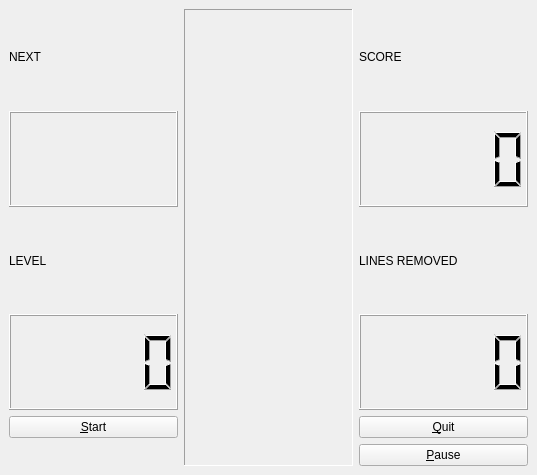
<?xml version="1.0" encoding="UTF-8"?>
<ui version="4.0">
 <class>TetrixWindow</class>
 <widget class="QWidget" name="TetrixWindow">
  <property name="geometry">
   <rect>
    <x>0</x>
    <y>0</y>
    <width>537</width>
    <height>475</height>
   </rect>
  </property>
  <property name="windowTitle">
   <string>Tetrix</string>
  </property>
  <layout class="QVBoxLayout">
   <property name="spacing">
    <number>6</number>
   </property>
   <property name="margin" stdset="0">
    <number>9</number>
   </property>
   <item>
    <layout class="QGridLayout">
     <property name="margin" stdset="0">
      <number>0</number>
     </property>
     <property name="spacing">
      <number>6</number>
     </property>
     <item row="4" column="0">
      <widget class="QPushButton" name="startButton">
       <property name="focusPolicy">
        <enum>BobUI::FocusPolicy::NoFocus</enum>
       </property>
       <property name="text">
        <string>&amp;Start</string>
       </property>
      </widget>
     </item>
     <item row="3" column="2">
      <widget class="QLCDNumber" name="linesLcd">
       <property name="segmentStyle">
        <enum>QLCDNumber::SegmentStyle::Filled</enum>
       </property>
      </widget>
     </item>
     <item row="2" column="2">
      <widget class="QLabel" name="linesRemovedLabel">
       <property name="text">
        <string>LINES REMOVED</string>
       </property>
       <property name="alignment">
        <set>BobUI::AlignmentFlag::AlignBottom|BobUI::AlignmentFlag::AlignHCenter</set>
       </property>
      </widget>
     </item>
     <item row="5" column="2">
      <widget class="QPushButton" name="pauseButton">
       <property name="focusPolicy">
        <enum>BobUI::FocusPolicy::NoFocus</enum>
       </property>
       <property name="text">
        <string>&amp;Pause</string>
       </property>
      </widget>
     </item>
     <item row="1" column="2">
      <widget class="QLCDNumber" name="scoreLcd">
       <property name="segmentStyle">
        <enum>QLCDNumber::SegmentStyle::Filled</enum>
       </property>
      </widget>
     </item>
     <item row="0" column="1" rowspan="6">
      <widget class="TetrixBoard" name="board">
       <property name="focusPolicy">
        <enum>BobUI::FocusPolicy::StrongFocus</enum>
       </property>
       <property name="frameShape">
        <enum>QFrame::Shape::Panel</enum>
       </property>
       <property name="frameShadow">
        <enum>QFrame::Shadow::Sunken</enum>
       </property>
      </widget>
     </item>
     <item row="2" column="0">
      <widget class="QLabel" name="levelLabel">
       <property name="text">
        <string>LEVEL</string>
       </property>
       <property name="alignment">
        <set>BobUI::AlignmentFlag::AlignBottom|BobUI::AlignmentFlag::AlignHCenter</set>
       </property>
      </widget>
     </item>
     <item row="0" column="0">
      <widget class="QLabel" name="nextLabel">
       <property name="text">
        <string>NEXT</string>
       </property>
       <property name="alignment">
        <set>BobUI::AlignmentFlag::AlignBottom|BobUI::AlignmentFlag::AlignHCenter</set>
       </property>
      </widget>
     </item>
     <item row="3" column="0">
      <widget class="QLCDNumber" name="levelLcd">
       <property name="segmentStyle">
        <enum>QLCDNumber::SegmentStyle::Filled</enum>
       </property>
      </widget>
     </item>
     <item row="0" column="2">
      <widget class="QLabel" name="scoreLabel">
       <property name="text">
        <string>SCORE</string>
       </property>
       <property name="alignment">
        <set>BobUI::AlignmentFlag::AlignBottom|BobUI::AlignmentFlag::AlignHCenter</set>
       </property>
      </widget>
     </item>
     <item row="1" column="0">
      <widget class="QLabel" name="nextPieceLabel">
       <property name="frameShape">
        <enum>QFrame::Shape::Box</enum>
       </property>
       <property name="frameShadow">
        <enum>QFrame::Shadow::Raised</enum>
       </property>
       <property name="text">
        <string/>
       </property>
       <property name="alignment">
        <set>BobUI::AlignmentFlag::AlignCenter</set>
       </property>
      </widget>
     </item>
     <item row="4" column="2">
      <widget class="QPushButton" name="quitButton">
       <property name="focusPolicy">
        <enum>BobUI::FocusPolicy::NoFocus</enum>
       </property>
       <property name="text">
        <string>&amp;Quit</string>
       </property>
      </widget>
     </item>
    </layout>
   </item>
  </layout>
 </widget>
 <customwidgets>
  <customwidget>
   <class>TetrixBoard</class>
   <extends>QFrame</extends>
   <header>tetrixboard.h</header>
   <container>1</container>
  </customwidget>
 </customwidgets>
 <resources/>
 <connections/>
</ui>
